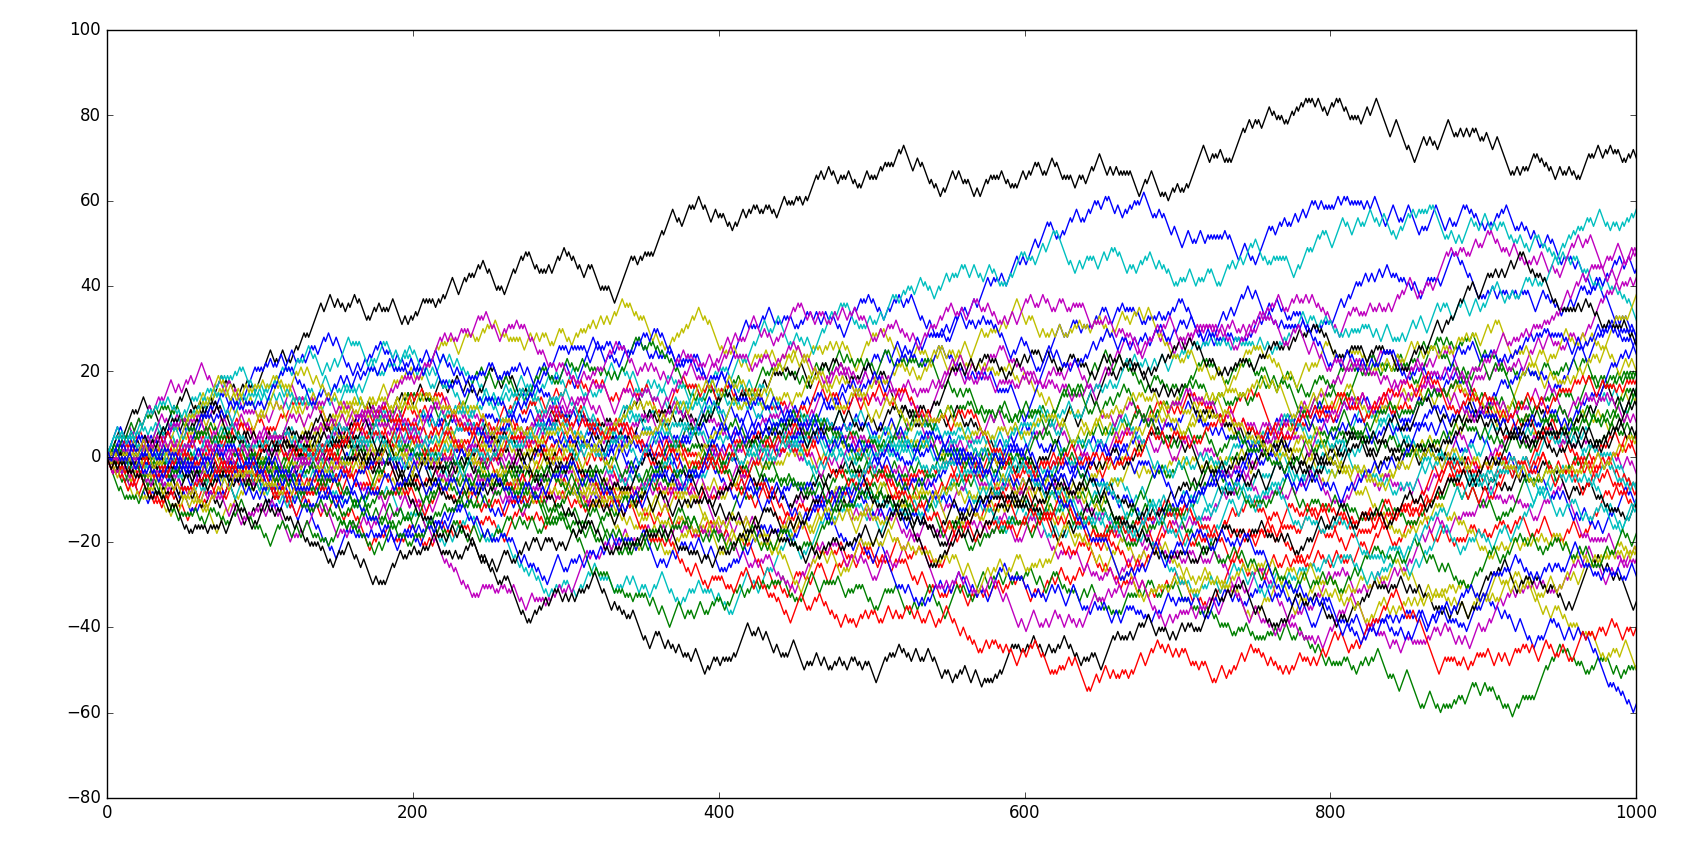

The script that drew this image:
import matplotlib.pyplot as plt
from scipy.stats import uniform

def main():
    for j in range(50):
        path = [0]
        for i in range(1000):
            if uniform.rvs() > 0.5:
                path.append(path[i] + 1)
            else:
                path.append(path[i] - 1)

        plt.plot(path)
    plt.show()

if __name__ == "__main__":
    main()
